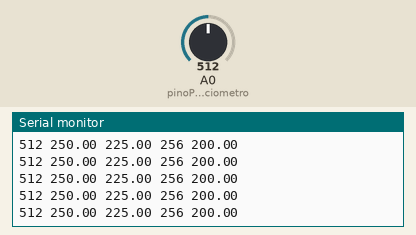
Recording of a sketch running on a simulated Arduino Uno, built with avr-gcc and run on an emulated ATmega328P. Parts: the last lines printed to the serial monitor. The test bench sets the inputs (shaded band); at power-on: A0 (pinoPotenciometro) = 512.

Above: at 1.2 s.
1.3 s: A0 (pinoPotenciometro) set to 981
At 1.33 s:
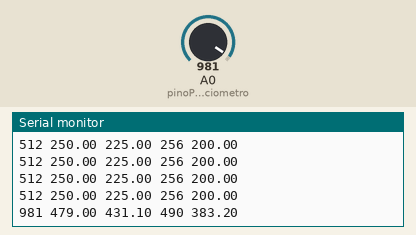
2.8 s: A0 (pinoPotenciometro) set to 1016
At 2.86 s:
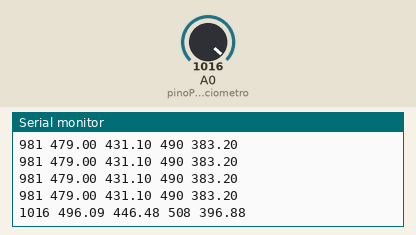
Timing chart, 0 to 5.8 s (numbered marks = the images above; inputs shaded):
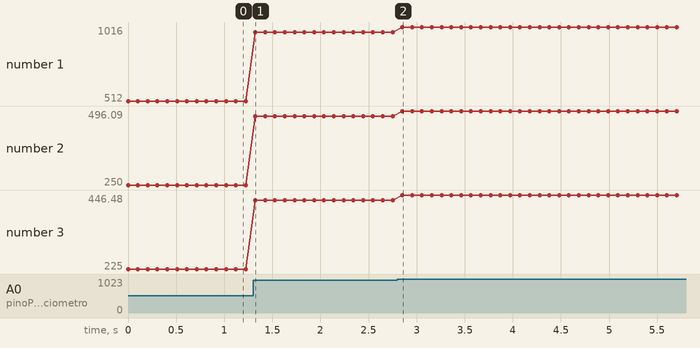

Measured:
- after the input at 1.3 s, the serial monitor: prints a new line at once (image 1)
- after the input at 2.8 s, the serial monitor: prints a new line after 0.05 s (image 2)
- plotted number 1: 512 → 981 after the input at 1.3 s, 981 → 1016 after the input at 2.8 s
- plotted number 2: 250 → 479 after the input at 1.3 s, 479 → 496.09 after the input at 2.8 s
- plotted number 3: 225 → 431.1 after the input at 1.3 s, 431.1 → 446.48 after the input at 2.8 s

The sketch:

plottando_multiplos_graficos.ino
```cpp
//Variáveis de conexão
const int pinoPotenciometro = A0; //Pino analógico onde está o potenciômetro

//Variáveis globais
int leitura = 0; //Armazena o valor lido pelo ADC
float tensao = 0.0; //Armazena a tensão

void setup() {
  //Iniciando a Serial
  Serial.begin(9600);
  pinMode(pinoPotenciometro, INPUT); //Configurando o tipo de dado do potenciometro
}

void loop() {
  leitura = analogRead(pinoPotenciometro); //Coletando o valor analógico do potenciometro
  tensao = leitura*5 / 1024.0; //Convertendo o valor em tensão elétrica

  //Plottando os valores.
  Serial.print(leitura);
  Serial.print(" "); //Utilizado pra separar a exibição das variáveis;
  Serial.print(tensao*100);
  Serial.print(" ");
  Serial.print(tensao*90);
  Serial.print(" ");
  Serial.print(leitura/2);
  Serial.print(" ");
  Serial.println(tensao*80);

  delay(100); //Espera 100ms para uma nova coleta de dados
}
```
